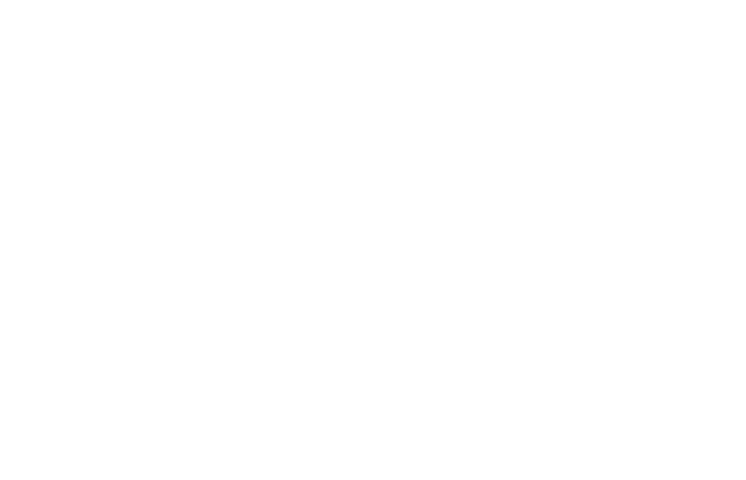
Frame 1 (no input)
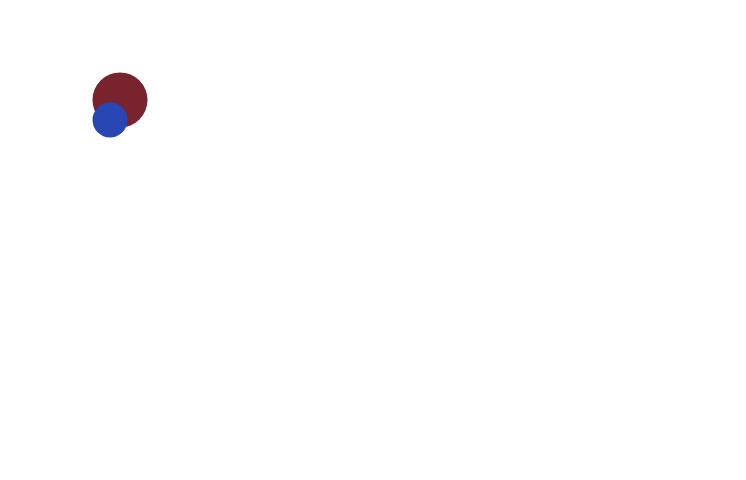
Frame 60 (no input)
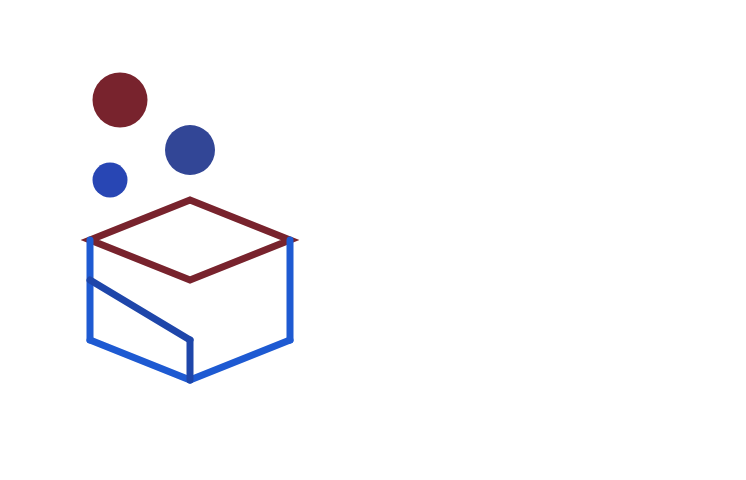
Frame 120 (the mouse pressed at the canvas centre since frame 60)

The p5.js sketch that drew these frames (run headless with seeded random() and noise() and a simulated clock; from frame 60 on, the mouse is pressed at the canvas centre):

// p5.js sketch
// ── sketch.js
let t = 0;
let alpha = 0;

function setup() {
  createCanvas(746, 480);
  textAlign(CENTER, CENTER);
  textFont("sans-serif");
}

function draw() {
  background(255);
  t++;

  // --- 丸 ---
  noStroke();

  if (t > 20) {
    fill(120, 35, 45);
    ellipse(120, min(100, t * 3), 55);
  }

  if (t > 40) {
    fill(40, 70, 180);
    ellipse(110, min(180, (t - 20) * 3), 35);
  }

  if (t > 60) {
    fill(50, 70, 150);
    ellipse(190, min(150, (t - 40) * 3), 50);
  }

  // --- ロゴ ---
  if (t > 80) {
    strokeWeight(7);
    noFill();

    // 赤
    stroke(120,35,45);
    quad(90,240,190,200,290,240,190,280);

    // 青
    stroke(30,90,210);
    line(90,240,90,340);
    line(290,240,290,340);
    line(90,340,190,380);
    line(290,340,190,380);

    // 中央
    stroke(30,70,170);
    line(90,280,190,340);
    line(190,340,190,380);
  }

  // --- 文字 ---
  if (t > 130) {
    alpha = min(alpha + 4,255);

    noStroke();
    fill(120,35,45,alpha);

    textSize(26);
    text("偉大なる平凡人たれ",520,70);

    textSize(95);
    text("100",500,180);

    textSize(55);
    text("th",620,190);

    textSize(42);
    text("Anniversary",520,260);

    textSize(24);
    text("SINCE 1928",520,305);

    textSize(28);
    text("学校法人大阪産業大学",520,360);
  }

  if (t > 300){
    noLoop();
  }
}
